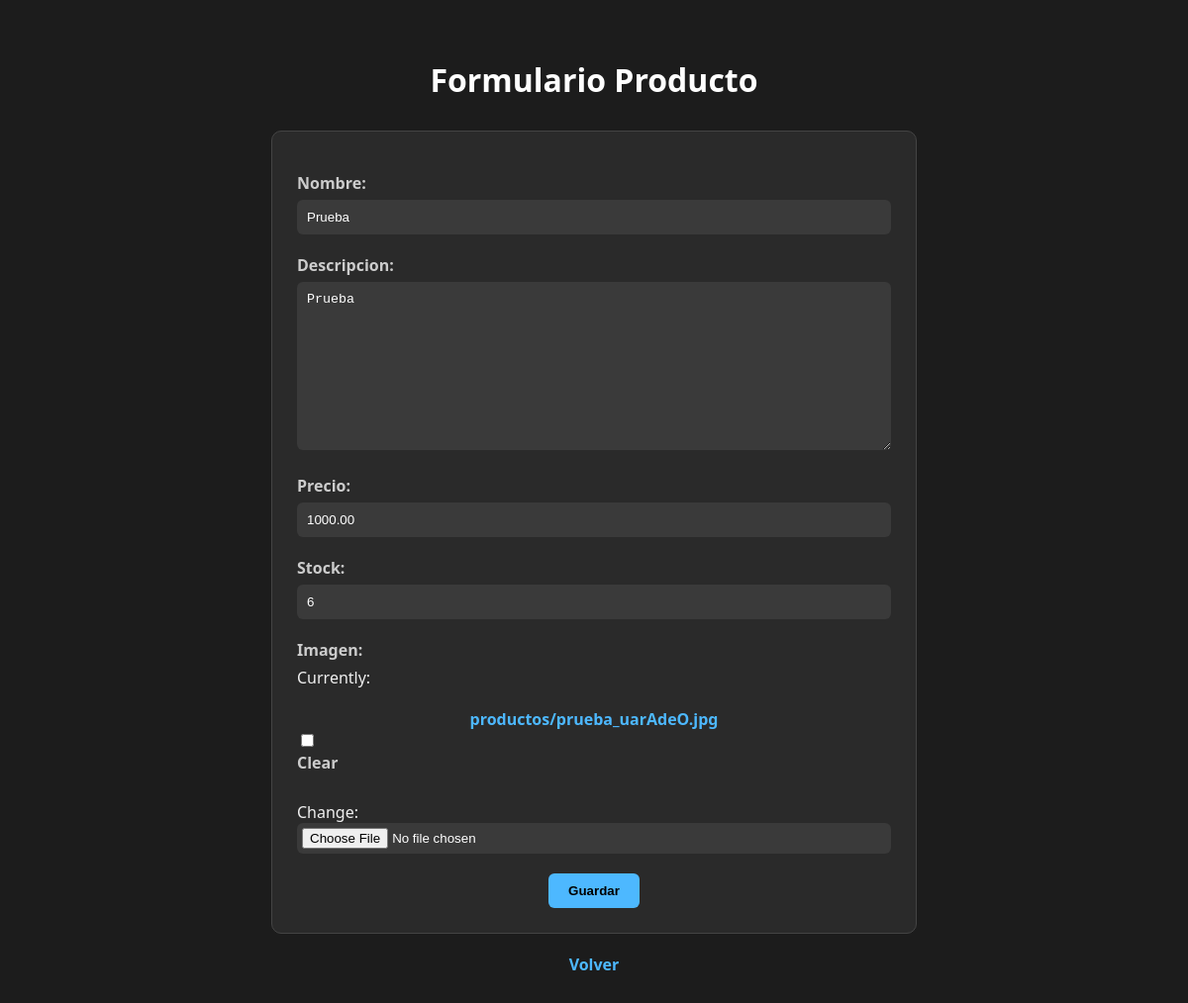
Page /api/catalogo/editar/1/ on the committed database.
### api_catalogo/models.py (models this page shows, shortened)
class Producto(models.Model):
    nombre = models.CharField(max_length=100)
    descripcion = models.TextField()
    precio = models.DecimalField(max_digits=10, decimal_places=2)
    stock = models.PositiveIntegerField()
    imagen = models.ImageField(upload_to='productos/', null=True, blank=True)

### api_catalogo/views.py (the view)
# urls.py: path('editar/<int:pk>/', views.editar_producto, name='editar_producto'),
def editar_producto(request, pk):
    producto = get_object_or_404(Producto, pk=pk)
    if request.method == 'POST':
        form = ProductoForm(request.POST, request.FILES, instance=producto)
        if form.is_valid():
            form.save()
            return redirect('lista_productos')
    else:
        form = ProductoForm(instance=producto)
    return render(request, 'api_catalogo/formulario.html', {'form': form})

### api_catalogo/forms.py
class ProductoForm(forms.ModelForm):
    class Meta:
        model = Producto
        fields = '__all__'

### api_catalogo/templates/api_catalogo/formulario.html (shortened to what this page needs)
{% load static %}
<!DOCTYPE html>
<html lang="es">
<head>
  <link rel="stylesheet" href="{% static 'api_catalogo/css/formulario.css' %}">
</head>
<body>
  <h1>Formulario Producto</h1>
  <form method="post" enctype="multipart/form-data">
    {{ form.as_p }}
    <button type="submit">Guardar</button>
  </form>
  <a href="{% url 'lista_productos' %}">Volver</a>
</body>
</html>

### api_catalogo/static/api_catalogo/css/formulario.css (style rules this page uses)
body { background-color: #1c1c1c; color: #f0f0f0; font-family: 'Segoe UI', Tahoma, Geneva, Verdana, sans-serif; padding: 30px; }
h1 { text-align: center; margin-bottom: 30px; color: #ffffff; }
form { max-width: 600px; margin: 0 auto; background-color: #2a2a2a; padding: 25px; border-radius: 10px; border: 1px solid #444; }
form p { margin-bottom: 20px; }
label { display: block; margin-bottom: 6px; font-weight: bold; color: #ccc; }
input[type="text"], input[type="number"], input[type="file"], textarea, select { width: 100%; padding: 10px; border-radius: 6px; border: none; background-color: #3a3a3a; color: #fff; box-sizing: border-box; }
input[type="file"] { padding: 5px; }
button[type="submit"] { display: block; margin: 20px auto 0 auto; padding: 10px 20px; background-color: #4db8ff; color: #000; border: none; border-radius: 6px; font-weight: bold; cursor: pointer; }
a { display: block; text-align: center; margin-top: 20px; color: #4db8ff; text-decoration: none; font-weight: bold; }

### rows in the picture
Producto: nombre "Prueba", descripcion "Prueba", precio "1000.00", stock "6"
